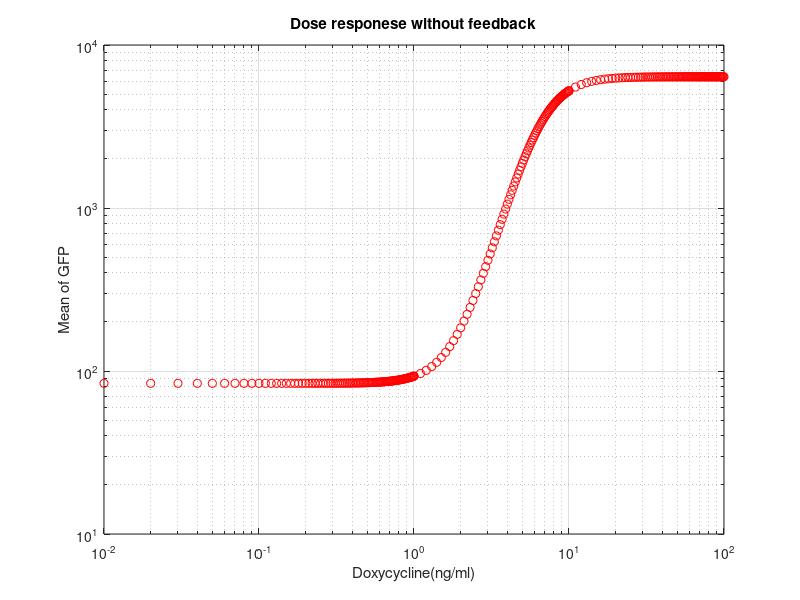
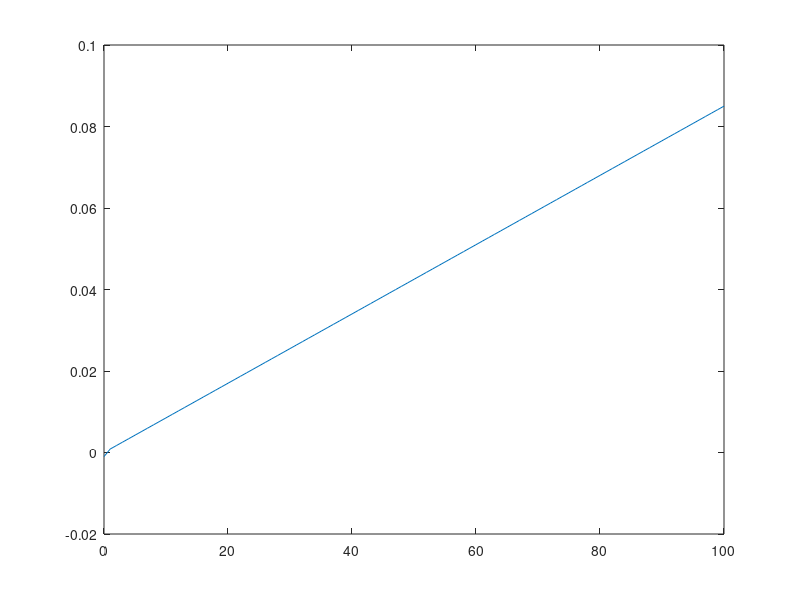

Here is the MATLAB script that generated these plots, in order:
%--------------------------------------------------------------------------
% fuction of enzyme reaction
%  | Version  | Contribution | Time | Comment|
%  |   1.0     | 嫌疑犯是光头 | 2017.4.17| Initial verison from Prof.Huang
%  |   1.1     | H.F.        | 2017.4.22 | 
%  |   2.0     | H.F.         | 2020.4.18 | remodeling due to total wrong
%--------------------------------------------------------------------------
close all;
clear;
Dox=[0.01:0.01:1 1:0.1:10 10:1:100]; % Dox浓度序列
c=8.5e-2; % c=a*pCMV 这是蛋白的表达，所以小(c越大，GFP越小,能调最大值)
k1=1e1; % tetR-->tetR2,k1所以大, k-1小(如果k1很小，那GFP表达基本不受DOX调控)（与拐点有关？）
k2=1e3; % 需要斟酌tetR2与Dox的反应。 
theta=1e2 ; % tetR2与 DNA binding sites的反应平衡常数(dissociation constant)
t=3e3;  % 时间长度,2天
TtetR=c*t; % t时间内tetR总生产量
n=3.5; % Hill coefficient
B=2.1;

% The GFP expression after 2 day
tetR2=k1*(TtetR*TtetR)./(k2*Dox) - (exp(-t*k2))./(k2*Dox);
pCMV2=(theta.^n)./(theta.^n+tetR2.^n); % 
GFP=(B*pCMV2+0.028)*t;% GFP expression. Leakage always exist in expression.
figure(1);
loglog(Dox,GFP,'or');
xlabel('Doxycycline(ng/ml)');
ylabel('Mean of GFP');
title('Dose responese without feedback');
    grid on;
ylim([1e1,1e4]);
hold on;  

% When the concentration of Dox is 1
figure(2);
time=[0:1:100];
tetR2_1=k1*(c.*time)./(k2*1)-(exp(-time*k2)./(k2*1));
plot(time,tetR2_1);
hold on;
